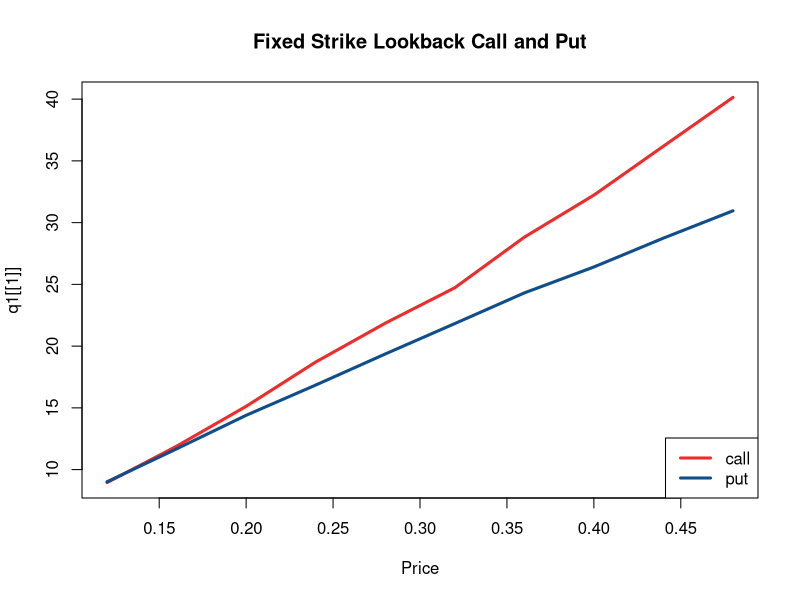

The R source for this figure: (Note: a time limit stopped this script after it produced the figure.)
# Zhao_Yanxiang_Projcet6
########################### FUNCTIONS ########################### 
# function to simulate stock prices
sPaths <- function(s0, r, sigma, t, nSim, n){
  dt <- t/n
  sim <- list()
  for (i in 1:(nSim/2)){
    dw <- sqrt(dt)*rnorm(n)
    s_sim1 <- rep(s0,n)
    s_sim2 <- rep(s0,n)
    for (s in 2:n){
      # create anthithetic paths
      s_sim1[s] <- s_sim1[s-1]*(1 + r*dt + sigma*dw[s])
      s_sim2[s] <- s_sim2[s-1]*(1 + r*dt - sigma*dw[s])
    }
    sim_i <- list(s_sim1, s_sim2)
    sim <- append(sim, sim_i)
  }
  out <- matrix(unlist(sim), nSim, n, byrow = T)
  return(out)  
}
##### QUESTION 1 #####
# function to price fixed strike lookback options
fsLookback <- function(s0, x, r, sigma, t, nSim, n, type){
  paths <- sPaths(s0, r, sigma, t, nSim, n)
  if (type == "call"){
    maxS <- apply(paths, 1, max)
    v <- exp(-r*t)*mean(ifelse(maxS>x, maxS-x, 0))
  }
  else if (type == "put"){
    minS <- apply(paths, 1, min)
    v <- exp(-r*t)*mean(ifelse(x>minS, x-minS, 0))
  }
  else {
    stop("Incorrect option type!")
  }
  return(v)
}
##### Question 2 #####
# function to simulate callateral values
vPaths <- function(v0, mu, sigma, gamma, t, lambda1, nSim, n){
  dt <- t/n
  sim <- list()
  for (i in 1:(nSim/2)){
    dw <- sqrt(dt)*rnorm(n)
    dj <- dt*rpois(n, lambda1)
    v_sim1 <- rep(v0,n)
    v_sim2 <- rep(v0,n)
    for (s in 2:n){
      # create anthithetic paths
      v_sim1[s] <- v_sim1[s-1]*(1 + mu*dt + sigma*dw[s] + gamma*dj[s])
      v_sim2[s] <- v_sim2[s-1]*(1 + mu*dt - sigma*dw[s] + gamma*dj[s])
    }
    sim_i <- list(v_sim1, v_sim2)
    sim <- append(sim, sim_i)
  }
  out <- matrix(unlist(sim), nSim, n, byrow = T)
  return(out) 
}
# function to price default option
defaultOption <- function(paths, lambda2, t, L0, r0, delta, alpha, epsilon){
  n <- ncol(paths)
  m <- nrow(paths)
  mons <- t*12
  # find r
  r <- (r0+delta*lambda2)/12
  # find pmt
  pmt <- (L0*r)/(1-(1/(1+r))^mons)
  # find Lt
  a <- pmt/r
  b <- pmt/(r*(1+r)^mons)
  c <- 1+r
  Lt_mon <- a-b*c^(0:mons)
  # find qt
  beta <- (epsilon-alpha)/t
  qt_mon <- alpha + beta*(0:mons)
  # use linear interpolation for continuous loan values
  Lt <- approx(seq(0,n,n/mons), Lt_mon, n=n)[[2]]
  qt <- approx(seq(0,n,n/mons), qt_mon, n=n)[[2]]
  # find Nt
  Nt <- matrix(rpois(n*m, lambda2), m, n, byrow = T)
  # find Q
  Q <- unlist(apply(paths, 1, function(x) which(x<=qt*Lt)[1]))
  # find S
  S <- unlist(apply(Nt, 1, function(x) which(x>0)[1]))
  # find value of default option, default prob, and avg default time
  option <- vector()
  tao <- vector()
  for (i in 1:m){
    if (!is.na(Q[i])&!is.na(S[i])){
      # if Q happens before S
      if (Q[i]<=S[i]){
        option[i] <- max(Lt[Q[i]]-epsilon*paths[i,Q[i]], 0)
        tao[i] <- Q[i]
      }
      # if S happens before Q
      else{
        option[i] <- abs(Lt[S[i]]-epsilon*paths[i,S[i]])
        tao[i] <- S[i]
      }
    }
    # if only Q happens
    else if (!is.na(Q[i])){
      option[i] <- max(Lt[Q[i]]-epsilon*paths[i,Q[i]], 0)
      tao[i] <- Q[i]
    }
    # if only S happens
    else if (!is.na(S[i])){
      option[i] <- abs(Lt[S[i]]-epsilon*paths[i,S[i]])
      tao[i] <- S[i]
    }
    # if no default happens
    else {
      option[i] <- 0
      tao[i] <- NA
    }
  }
  prob <- sum(option!=0)/m
  # return
  return(c(value = mean(option), prob = prob, tao =mean(tao, na.rm = T)))
}

########################### MAIN ########################### 
##### Question 1 #####
# set parameters
s0 <- 98
x <- 100
r <- .03
t <- 1
sigma <- seq(.12, .48, .04)
nSim <- 10000
n <- 200
type <- c("call", "put")
# run simulation
q1 <- rep(list(rep(0,length(sigma))),2)
for (i in 1:2){
  for (j in 1:length(sigma)){
    q1[[i]][j] <- fsLookback(s0, x, r, sigma[j], t, nSim, n, type[i])
  }
}
# plot
plot(sigma, q1[[1]], type = "l", lwd = 3, col = "firebrick2",
     main = "Fixed Strike Lookback Call and Put", xlab = "Price")
lines(sigma, q1[[2]], type = "l", lwd = 3, col = "dodgerblue4")
legend("bottomright", legend = c("call", "put"), lwd = 3, 
       col = c("firebrick2", "dodgerblue4"))

##### Question 2 #####
# set parameters
lambda1 <- seq(0.05, 0.4, 0.05)
lambda2 <- seq(0, 0.8, 0.1)
t <- 3:8
v0 <- 20000
L0 <- 22000
r0 <- .02
mu <- -.1
sigma <- .2
gamma <- -.4
delta <- .25
alpha <- .7
epsilon <- .95
nSim <- 100000
n <- t*12
# run simulations
default <- rep(list(rep(list(rep(list(),length(lambda2))),length(lambda1))),length(t))
for (s in 1:length(t)){
  for (i in 1:length(lambda1)){
    paths <- vPaths(v0, mu, sigma, gamma, t[s], lambda1[i], nSim, n[s])
    for (j in 1:length(lambda2)){
      cat("s=",s, " i=",i, " j=",j,"\n")
      default[[s]][[i]][[j]] <- defaultOption(paths, lambda2[j], t[s], L0, r0, delta, alpha, epsilon)
    }
  }
}
# output values
default[[which(t==5)]][[which(lambda1==.2)]][[which(lambda2==.4)]]
# plots
# (a)
value1 <- diag(0, length(t), length(lambda2))
for (s in 1:length(t)){
  for (j in 1:length(lambda2)) {
    value1[s,j] <- default[[s]][[which(lambda1==.2)]][[j]][1]
  }
}
value2 <- diag(0, length(t), length(lambda1))
for (s in 1:length(t)){
  for (i in 1:length(lambda1)) {
    value2[s,i] <- default[[s]][[i]][[which(lambda2==0.4)]][1]
  }
}
par(mfrow=c(1,2))
matplot(matrix(t,6,9), value1, type ="l", lwd = 3, lty=1, xlab = "Time", main = "Value by time, lambda1 = .2, changing lambda2")
matplot(matrix(t,6,8), value2, type ="l", lwd = 3, lty=1, xlab = "Time", main = "Value by time, changing lambda1, lambda2 = .7")
# (b)
prob1 <- diag(0, length(t), length(lambda2))
for (s in 1:length(t)){
  for (j in 1:length(lambda2)) {
    prob1[s,j] <- default[[s]][[which(lambda1==.2)]][[j]][2]
  }
}
prob2 <- diag(0, length(t), length(lambda1))
for (s in 1:length(t)){
  for (i in 1:length(lambda1)) {
    prob2[s,i] <- default[[s]][[i]][[which(lambda2==0.4)]][2]
  }
}
par(mfrow=c(1,2))
matplot(matrix(t,6,9), prob1, type ="l", lwd = 3, lty=1, xlab = "Time", main = "Default Prob. by time, lambda1 = .2, changing lambda2")
matplot(matrix(t,6,8), prob2, type ="l", lwd = 3, lty=1, xlab = "Time", main = "Default Prob. by time, changing lambda1, lambda2 = .7")
# (c)
tao1 <- diag(0, length(t), length(lambda2))
for (s in 1:length(t)){
  for (j in 1:length(lambda2)) {
    tao1[s,j] <- default[[s]][[which(lambda1==.2)]][[j]][3]
  }
}
tao2 <- diag(0, length(t), length(lambda1))
for (s in 1:length(t)){
  for (i in 1:length(lambda1)) {
    tao2[s,i] <- default[[s]][[i]][[which(lambda2==0.4)]][3]
  }
}
par(mfrow=c(1,2))
matplot(matrix(t,6,9), tao1, type ="l", lwd = 3, lty=1, xlab = "Time", main = "Default Prob. by time, lambda1 = .2, changing lambda2")
matplot(matrix(t,6,8), tao2, type ="l", lwd = 3, lty=1, xlab = "Time", main = "Default Prob. by time, changing lambda1, lambda2 = .7")
